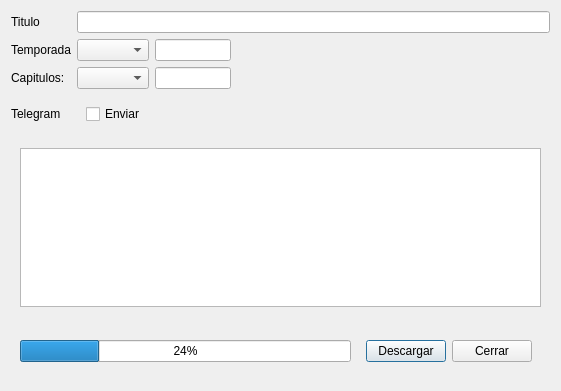
<?xml version="1.0" encoding="UTF-8"?>
<ui version="4.0">
    <class>Dialog</class>
    <widget class="QDialog" name="Dialog">
        <property name="geometry">
            <rect>
                <x>0</x>
                <y>0</y>
                <width>561</width>
                <height>391</height>
            </rect>
        </property>
        <property name="windowTitle">
            <string>Descargar Serie Completa</string>
        </property>
        <property name="windowIcon">
            <iconset resource="fatcow.qrc">
                <normaloff>:/Iconos/Icons/fatcow/Principal.png</normaloff>:/Iconos/Icons/fatcow/Principal.png
            </iconset>
        </property>
        <layout class="QGridLayout" name="gridLayout">
            <item row="4" column="0" colspan="2">
                <widget class="QWidget" name="widget_2" native="true">
                    <layout class="QHBoxLayout" name="horizontalLayout">
                        <item>
                            <widget class="QTextEdit" name="textEdit"/>
                        </item>
                    </layout>
                </widget>
            </item>
            <item row="0" column="1">
                <widget class="QLineEdit" name="lineTitulo"/>
            </item>
            <item row="0" column="0">
                <widget class="QLabel" name="label">
                    <property name="text">
                        <string>Titulo</string>
                    </property>
                    <property name="buddy">
                        <cstring>lineTitulo</cstring>
                    </property>
                </widget>
            </item>
            <item row="1" column="0">
                <widget class="QLabel" name="label_5">
                    <property name="text">
                        <string>Temporada</string>
                    </property>
                </widget>
            </item>
            <item row="1" column="1">
                <layout class="QHBoxLayout" name="horizontalLayout_2">
                    <item>
                        <widget class="QComboBox" name="BoxTemporada"/>
                    </item>
                    <item alignment="Qt::AlignLeft">
                        <widget class="QLineEdit" name="lineTemp">
                            <property name="enabled">
                                <bool>true</bool>
                            </property>
                        </widget>
                    </item>
                    <item>
                        <spacer name="horizontalSpacer_2">
                            <property name="orientation">
                                <enum>Qt::Horizontal</enum>
                            </property>
                            <property name="sizeHint" stdset="0">
                                <size>
                                    <width>350</width>
                                    <height>20</height>
                                </size>
                            </property>
                        </spacer>
                    </item>
                </layout>
            </item>
            <item row="2" column="0">
                <widget class="QLabel" name="label_2">
                    <property name="text">
                        <string>Capitulos:</string>
                    </property>
                </widget>
            </item>
            <item row="2" column="1">
                <layout class="QHBoxLayout" name="horizontalLayout_4">
                    <item>
                        <widget class="QComboBox" name="BoxCapitulos"/>
                    </item>
                    <item>
                        <widget class="QLineEdit" name="lineCap">
                            <property name="enabled">
                                <bool>true</bool>
                            </property>
                        </widget>
                    </item>
                    <item>
                        <spacer name="horizontalSpacer_3">
                            <property name="orientation">
                                <enum>Qt::Horizontal</enum>
                            </property>
                            <property name="sizeHint" stdset="0">
                                <size>
                                    <width>350</width>
                                    <height>20</height>
                                </size>
                            </property>
                        </spacer>
                    </item>
                </layout>
            </item>
            <item row="3" column="0">
                <widget class="QLabel" name="label_3">
                    <property name="text">
                        <string>Telegram</string>
                    </property>
                </widget>
            </item>
            <item row="3" column="1">
                <widget class="QWidget" name="widget" native="true">
                    <layout class="QHBoxLayout" name="horizontalLayout_6">
                        <item alignment="Qt::AlignLeft">
                            <widget class="QCheckBox" name="checkBoxTg">
                                <property name="text">
                                    <string>Enviar</string>
                                </property>
                            </widget>
                        </item>
                    </layout>
                </widget>
            </item>
            <item row="5" column="0" colspan="2">
                <widget class="QWidget" name="WidgetBotones" native="true">
                    <layout class="QHBoxLayout" name="horizontalLayout_3">
                        <item>
                            <widget class="QProgressBar" name="progressBar">
                                <property name="value">
                                    <number>24</number>
                                </property>
                            </widget>
                        </item>
                        <item>
                            <widget class="QWidget" name="widget_4" native="true">
                                <layout class="QHBoxLayout" name="horizontalLayout_5">
                                    <item>
                                        <widget class="QPushButton" name="pushButtonAplicar">
                                            <property name="text">
                                                <string>Descargar</string>
                                            </property>
                                            <property name="icon">
                                                <iconset resource="fatcow.qrc">
                                                    <normaloff>:/Iconos/Icons/fatcow/file_save_as.png</normaloff>
                                                    :/Iconos/Icons/fatcow/file_save_as.png
                                                </iconset>
                                            </property>
                                        </widget>
                                    </item>
                                    <item>
                                        <widget class="QPushButton" name="pushButtonCerrar">
                                            <property name="text">
                                                <string>Cerrar</string>
                                            </property>
                                            <property name="icon">
                                                <iconset resource="fatcow.qrc">
                                                    <normaloff>:/Iconos/Icons/fatcow/cancel.png</normaloff>
                                                    :/Iconos/Icons/fatcow/cancel.png
                                                </iconset>
                                            </property>
                                        </widget>
                                    </item>
                                </layout>
                            </widget>
                        </item>
                    </layout>
                </widget>
            </item>
        </layout>
        <zorder>widget_2</zorder>
        <zorder>label_5</zorder>
        <zorder>lineTitulo</zorder>
        <zorder>label</zorder>
        <zorder>label_2</zorder>
        <zorder>label_3</zorder>
        <zorder>widget</zorder>
    </widget>
    <resources>
        <include location="fatcow.qrc"/>
    </resources>
    <connections>
        <connection>
            <sender>BoxTemporada</sender>
            <signal>activated(QString)</signal>
            <receiver>lineTemp</receiver>
            <slot>setText(QString)</slot>
            <hints>
                <hint type="sourcelabel">
                    <x>138</x>
                    <y>92</y>
                </hint>
                <hint type="destinationlabel">
                    <x>198</x>
                    <y>92</y>
                </hint>
            </hints>
        </connection>
    </connections>
</ui>
